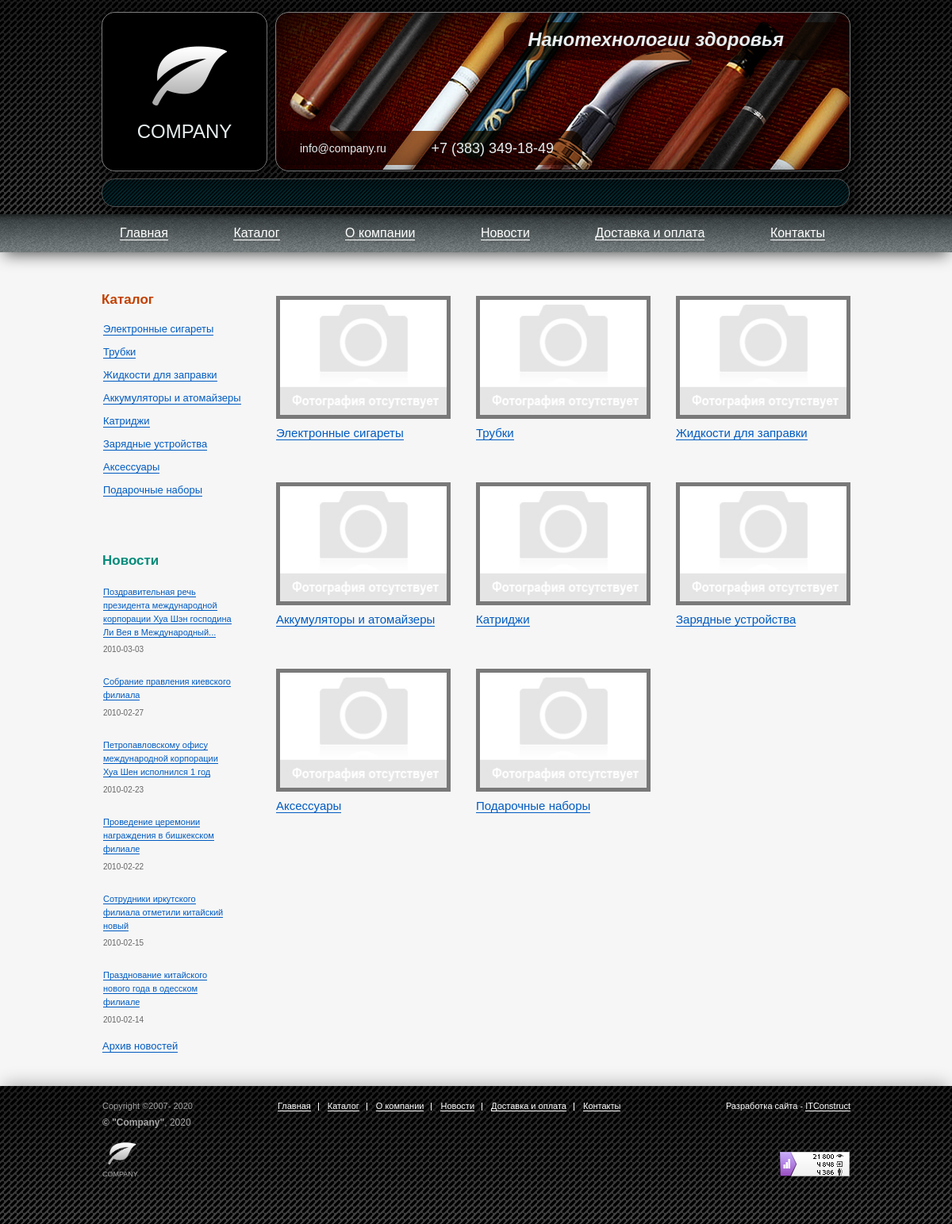
The page /company/index.php on the database its author committed.
### tables this page shows
CREATE TABLE Category (
	id INT AUTO_INCREMENT PRIMARY KEY NOT NULL,
	name VARCHAR(255) NOT NULL,
	image VARCHAR(255)
);

CREATE TABLE News (
	id INT AUTO_INCREMENT PRIMARY KEY NOT NULL,
	header VARCHAR(255) NOT NULL,
	date DATE NOT NULL,
    	preview TEXT,
    	description TEXT
);

### company/index.php (called while the page is built)
<?php
require 'application/views/index.php'?>

### company/includes/lib.php (called while the page is built, shortened)
<?php
require 'includes/DBconnect.php';
function getResult($sql)
{
    global $link;
    if ($sql)
    {
        $res = mysqli_query($link, $sql);
        return $res;
    }
}
function getCategories()
{
    $sql = "SELECT id, name, image FROM Category";
    return $categories = getResult($sql);
}
function getNews()
{
    $sql = 'SELECT id, header, date FROM News ORDER BY date DESC LIMIT '.KOL_NEWS_SB;
    return $news = getResult($sql);
}

### company/includes/config.php (called while the page is built, shortened)
<?php
$menu = [
    '/index.php' => 'Главная',
    '/catalog.php' => 'Каталог',
    '/about.php' => 'О компании',
    '/news.php' => 'Новости',
    '/paydelivery.php' => 'Доставка и оплата',
    '/contacts.php' => 'Контакты',
];

### company/application/views/index.php (the view, shortened to what this page needs)
<?php
require 'application/models/index.php';
require 'includes/template_header.php';?>
    <ul class="categories">
    <?
    $categories = getCategories();
    foreach ($categories as $cat):
        if ($cat["image"] == ''):
            $cat["image"] = 'img/category-none.jpg';
        endif;?>
        <li class="category">
            <a class="category__link" href="catalog.php?cat_id=<?=$cat["id"]?>">
                <img class="category__image" src="<?=$cat["image"]?>" alt="<?=$cat["name"]?>">
                <span class="category__name-container"><span class="category__name-inner"><?=$cat["name"]?></span></span>
            </a>
        </li>
    <?endforeach;?>
    </ul>
<? require 'includes/template_footer.php' ?>

### company/application/views/includes/template_footer.php (shortened to what this page needs)
<?php
$year = strftime('%Y');
?>
</main>
<div class="sidebar">
    <?
    $categories = getCategories();
    if ($categories):?>
    <section class="catalog">
        <h2 class="sidebar__headline">Каталог</h2>
        <ul class="catalog-list">
            <?
				foreach ($categories as $cat):?>
					<li class="catalog-list__item"><a class="catalog-list__link" href="catalog.php?cat_id=<?=$cat["id"]?>"><?=$cat["name"]?></a></li>
                <?endforeach;?>
        </ul>
    </section>
    <?endif;?>
    <?
    $news = getNews();
    if ($news):?>
    <section class="news">
        <h2 class="sidebar__headline news__headline">Новости</h2>
        <ul class="news-list">
            <?
				foreach ($news as $new):?>
					<li class="news-item">
						<a class="news-item__link" href="news-detail.php?id=<?=$new["id"]?>"><?=$new["header"]?></a>
						<span class="news-item__date"><?=$new["date"]?></span>
					</li>
				<?endforeach;?>
        </ul>
        <span class="archive"><a class="archive__link" href="news.php">Архив новостей</a></span>
    </section>
    <?endif;?>
</div>
</div>
</div>
<footer class="page-footer">
    <div class="wrapper page-footer__wrapper">
        <div class="copyright">
            <span class="copyright__part copyright__lifetime">Copyright ©2007-
                <?=$year;?></span>
            <span class="copyright__part copyright__company-lifetime"><b>© "Company"</b>,
                <?=$year;?></span>
            <img class="copyright__image" src="img/logo.png" alt="Company-logo">
            <span class="copyright__part copyrhigt__company-name">Company</span>
        </div>
        <nav class="footer-nav">
            <ul class="footer-nav__list">
                <?
                    foreach($menu as $address => $title):
                        if ($title == 'Новость'): break;
                        else:?>
                <li class="footer-nav__list-item"><a class="footer-nav__link" href="<?=$address?>"><?=$title?></a></li>
                <?endif?>
                <?endforeach?>
            </ul>
        </nav>
        <div class="developer">
            <span class="developer__ref">Разработка сайта - <a class="developer__link"
                    href="http://itconstruct.ru">ITConstruct</a></span>
            <img class="counter" src="img/counter.png" alt="Page-counter">
        </div>
    </div>
</footer>
</body>
</html>

### rows shown on the page
category: name "Электронные сигареты"
category: name "Трубки"
category: name "Жидкости для заправки"
category: name "Аккумуляторы и атомайзеры"
category: name "Катриджи"
category: name "Зарядные устройства"
category: name "Аксессуары"
category: name "Подарочные наборы"
news: header "Поздравительная речь президента международной корпорации Хуа Шэн господина Ли Вея в Международный...", date "2010-03-03"
news: header "Собрание правления киевского филиала", date "2010-02-27"
news: header "Петропавловскому офису международной корпорации Хуа Шен исполнился 1 год", date "2010-02-23"
news: header "Проведение церемонии награждения в бишкекском филиале", date "2010-02-22"
news: header "Сотрудники иркутского филиала отметили китайский новый", date "2010-02-15"
news: header "Празднование китайского нового года в одесском филиале", date "2010-02-14"

### other values the page prints
$key "Главная"
$key "Каталог"
$key "О компании"
$key "Новости"
$key "Доставка и оплата"
$key "Контакты"
$year "2020"
$title "Главная"
$title "Каталог"
$title "О компании"
$title "Новости"
$title "Доставка и оплата"
$title "Контакты"
